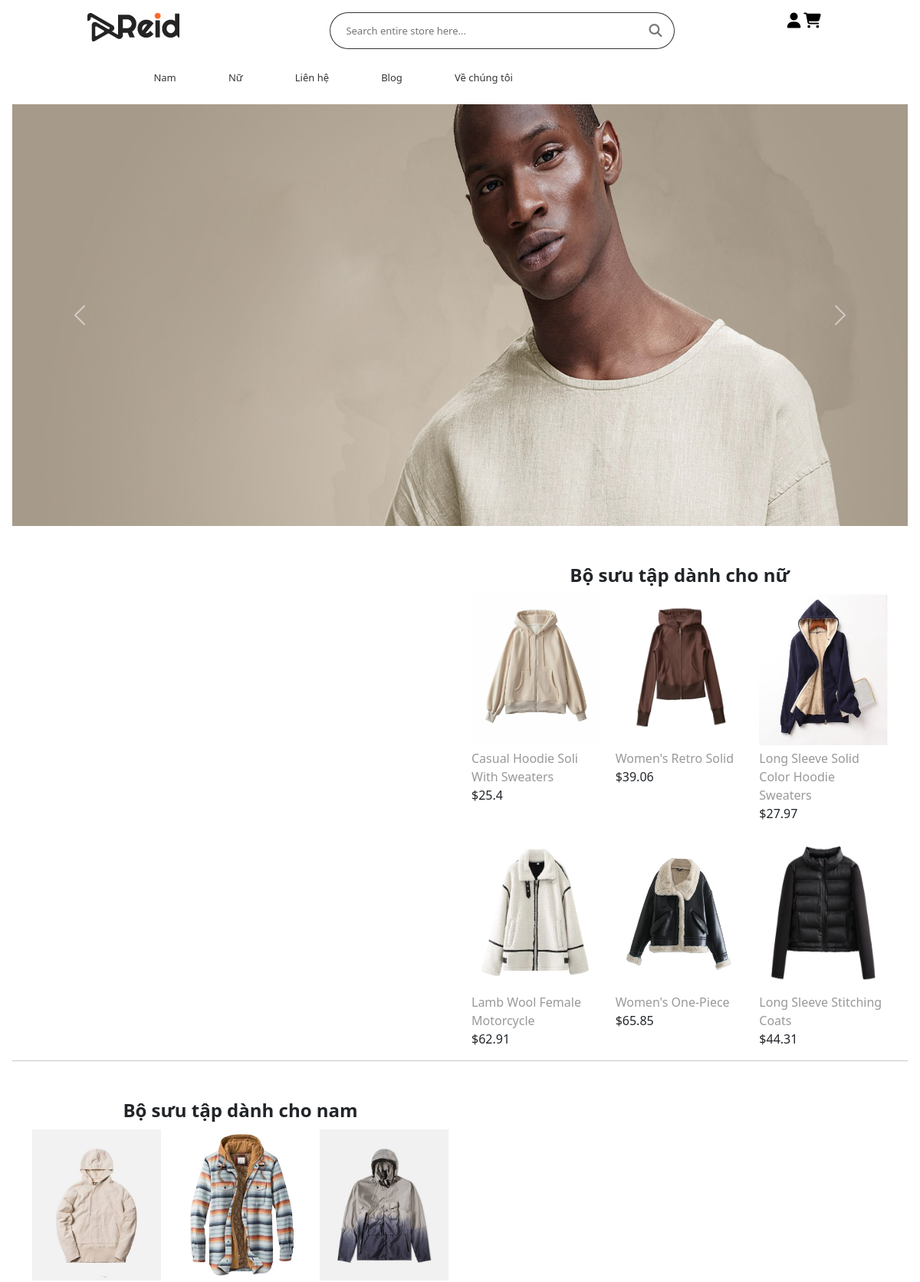
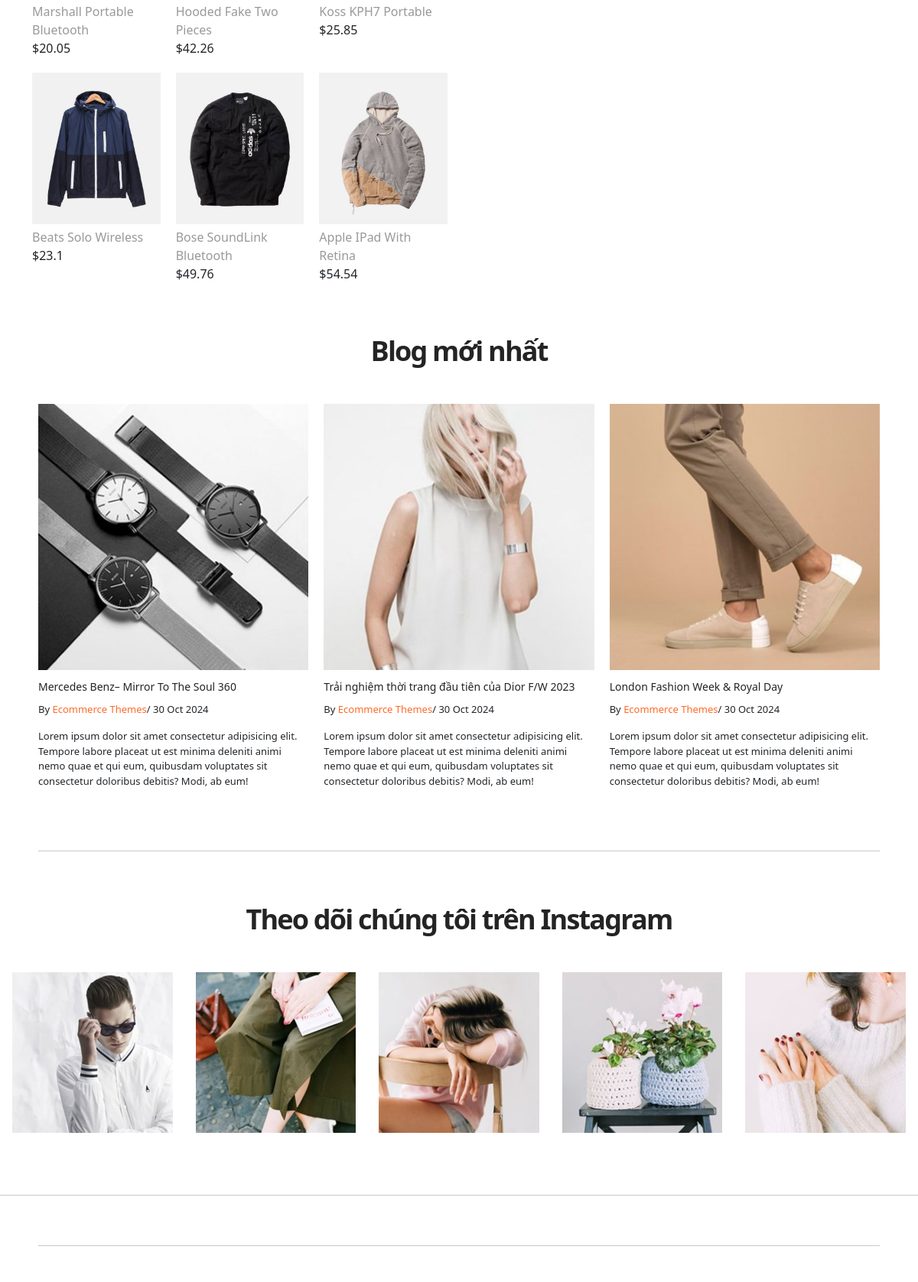
The app's page /view/index.php (upper part) with its own data (2 pictures, top to bottom).
### tables this page shows
CREATE TABLE `products` (
  `product_id` int(11) NOT NULL,
  `product_name` varchar(255) NOT NULL,
  `price` float NOT NULL,
  `image` varchar(50) NOT NULL,
  `description` varchar(255) NOT NULL,
  `quantitys` int(11) DEFAULT NULL,
  `cate_id` int(11) NOT NULL,
  `luotxem` int(11) DEFAULT NULL
);

CREATE TABLE `blog` (
  `blog_id` int(11) NOT NULL,
  `image` varchar(255) NOT NULL,
  `tittle` varchar(255) NOT NULL,
  `content` varchar(255) NOT NULL,
  `create_at` varchar(50) NOT NULL,
  `author` varchar(255) NOT NULL
);

### model/pdo.php (called while the page is built, shortened)
<?php
function pdo_get_connection()
{
    $servername = "mysql:host=localhost;dbname=duan1;charset=utf8";
    $username = "root";
    $password = "";
    $conn = new PDO($servername, $username, $password);
    $conn->setAttribute(PDO::ATTR_ERRMODE, PDO::ERRMODE_EXCEPTION);
    return $conn;
}
function pdo_query($sql)
{
    $sql_args = array_slice(func_get_args(), 1);
    try {
        $conn = pdo_get_connection();
        $stmt = $conn->prepare($sql);
        $stmt->execute($sql_args);
        $rows = $stmt->fetchAll();
        return $rows;
    } catch (PDOException $e) {
        throw $e;
    } finally {
        unset($conn);
    }
}

### model/sanpham.php (called while the page is built, shortened)
<?php
function load_sp_homenam(){
    $sql="SELECT * FROM `products` WHERE cate_id = 1 limit 0,6";
    $sp = pdo_query($sql);
    return $sp;
}
function load_sp_homenu(){
    $sql="SELECT * FROM `products` WHERE cate_id = 2 limit 0,6";
    $sp = pdo_query($sql);
    return $sp;
}
function load_blog_home(){
    $sql="SELECT * FROM `blog` WHERE 1";
    $sp = pdo_query($sql);
    return $sp;
}
function load_sp_home(){
    $sql="SELECT * FROM `products` WHERE 1 limit 0,6";
    $sp = pdo_query($sql);
    return $sp;
}
?>

### view/home.php (the view, shortened to what this page needs)
<main>
    <div class="banner">
        <div id="carouselExample" class="carousel slide">
            <div class="carousel-inner">
                <div class="carousel-item active">
                <img src="../image/slide1.jpg" class="d-block w-100" alt="..." >
                </div>
            </div>
            <button class="carousel-control-prev" type="button" data-bs-target="#carouselExample" data-bs-slide="prev">
                <span class="carousel-control-prev-icon" aria-hidden="true"></span>
            </button>
            <button class="carousel-control-next" type="button" data-bs-target="#carouselExample" data-bs-slide="next">
                <span class="carousel-control-next-icon" aria-hidden="true"></span>
            </button>
        </div>
    </div>
    <div class="container" style="margin-top:50px" >
        <div class="box-main">
        </div>
        <div class="box-phu">
            <h4 style="text-alight:center;">Bộ sưu tập dành cho nữ</h4>
            <div class="pro">
                <?php
                    foreach($spnewnu as $sp){
                ?>
                    <div class="product">
                        <img src="../image/<?= $sp['image']?>" alt="">
                        <a href="index.php?act=chitietsanpham&product_id=<?php echo $sp['product_id']?>"><?= $sp["product_name"]?></a><br>
                        <span>$<?= $sp['price']?></span>
                    </div>
                <?php
                    }
                ?>
            </div>
        </div>
    </div>
    <hr>
    <div class="container" style="margin-top:50px" >
        <div class="box-phu">
            <h4 style="text-alight:center;">Bộ sưu tập dành cho nam</h4>
            <div class="pro">
                <?php
                    foreach($spnewnam as $sp){
                ?>
                    <div class="product">
                        <img src="../image/<?= $sp['image']?>" alt="">
                        <a href="index.php?act=chitietsanpham&product_id=<?php echo $sp['product_id']?>"><?= $sp["product_name"]?></a><br>
                        <span>$<?= $sp['price']?></span>
                    </div>
                <?php
                    }
                ?>
            </div>
        </div>
        <div class="box-main">
        </div>
    </div>
    <div class="blog">
        <h2>Blog mới nhất</h2>
        <div class="blog-main">
            <?php
                foreach ($blog as $key) {
            ?>
                <div class="blog-detail">
                    <img src="../image/blog/<?php echo $key['image']?>" alt="">
                    <h3>
                        <a href="#"><?php echo $key['tittle']?></a>
                    </h3>
                    <p>By <span class="themes"><?php echo $key['author']?></span>/ <?php echo $key['create_at']?></p>
                    <p><?php echo $key['content']?></p>
                </div>
            <?php
                }
            ?>
        </div>
    </div>
    <hr style="max-width:1100px; margin:0 auto; margin-top:65px;margin-bottom:50px">
    <div class="ins">
        <h2>Theo dõi chúng tôi trên Instagram</h2>
        <div class="box-ins">
            <div class="ins-detail">
                <img src="../image/about/ins1.png" alt="">
            </div>
            <div class="ins-detail">
                <img src="../image/about/ins2.png" alt="">
            </div>
            <div class="ins-detail">
                <img src="../image/about/ins3.png" alt="">
            </div>
            <div class="ins-detail">
                <img src="../image/about/ins4.png" alt="">
            </div>
            <div class="ins-detail">
                <img src="../image/about/ins5.png" alt="">
            </div>
        </div>
    </div>
</main>
<hr style="max-width:1400px; margin:0 auto; margin-top:65px;margin-bottom:50px">
<hr style="max-width:1100px; margin:0 auto; margin-top:65px;margin-bottom:50px">

### css/style.css (style rules this page uses)
body { margin: 0; padding: 0; font-family: Arial, sans-serif; }
main { padding: 1rem; }
.banner img { width: 100%; height: 550px; }
h2 { text-align: center; }
.container { max-width: 1300px; margin: 0 auto; display: grid; grid-template-columns: 1fr 1fr; gap: 30px; }
.box-phu h4 { text-align: center; margin-bottom: 10px; font-weight: bold; font-size: 24px; }
.box-phu .pro { display: grid; grid-template-columns: 1fr 1fr 1fr; gap: 20px; }
.box-phu .pro .product img { width: 100%; height: 197.26px; margin-bottom: 5px; }
.box-phu .pro .product a { color: #999999; text-decoration: none; }
.blog-main { max-width: 1100px; margin: 0 auto; display: grid; grid-template-columns: 1fr 1fr 1fr; gap: 20px; }
.blog h2 { font-size: 36px; color: #242424; font-weight: 600; margin-bottom: 50px; line-height: 38px; letter-spacing: -0.05em; margin-top: 70px; }
.blog .blog-main .blog-detail .themes { color: #ff6a28; }
.blog .blog-main .blog-detail p { font-size: 13px; }
.blog .blog-main .blog-detail h3 a { color: #242424; font-size: 14px; text-decoration: none; }
.blog .blog-main .blog-detail img { display: block; width: 100%; }
.ins h2 { font-size: 36px; color: #242424; font-weight: 600; margin-bottom: 50px; line-height: 38px; letter-spacing: -0.05em; margin-top: 70px; }
.box-ins { max-width: 1400px; display: grid; margin: 0 auto; grid-template-columns: 1fr 1fr 1fr 1fr 1fr; gap: 30px; }
.box-ins .ins-detail img { width: 100%; }

### records on screen
products: image (picture), product_name "Casual Hoodie Soli With Sweaters", price "25.4"
products: image (picture), product_name "Women's Retro Solid", price "39.06"
products: image (picture), product_name "Long Sleeve Solid Color Hoodie Sweaters", price "27.97"
products: image (picture), product_name "Lamb Wool Female Motorcycle", price "62.91"
products: image (picture), product_name "Women's One-Piece", price "65.85"
products: image (picture), product_name "Long Sleeve Stitching Coats", price "44.31"
products: image (picture), product_name "Marshall Portable Bluetooth", price "20.05"
products: image (picture), product_name "Hooded Fake Two Pieces", price "42.26"
products: image (picture), product_name "Koss KPH7 Portable", price "25.85"
products: image (picture), product_name "Beats Solo Wireless", price "23.1"
products: image (picture), product_name "Bose SoundLink Bluetooth", price "49.76"
products: image (picture), product_name "Apple IPad With Retina", price "54.54"
blog: image (picture), tittle "Mercedes Benz– Mirror To The Soul 360", author "Ecommerce Themes", create_at "30 Oct 2024", content "Lorem ipsum dolor sit amet consectetur adipisicing elit. Tempore labore placeat ut est minima deleniti animi nemo quae et qui eum, quibusdam voluptates sit consectetur doloribus debitis? Modi, ab eum!"
blog: image (picture), tittle "Trải nghiệm thời trang đầu tiên của Dior F/W 2023", author "Ecommerce Themes", create_at "30 Oct 2024", content "Lorem ipsum dolor sit amet consectetur adipisicing elit. Tempore labore placeat ut est minima deleniti animi nemo quae et qui eum, quibusdam voluptates sit consectetur doloribus debitis? Modi, ab eum!"
blog: image (picture), tittle "London Fashion Week & Royal Day", author "Ecommerce Themes", create_at "30 Oct 2024", content "Lorem ipsum dolor sit amet consectetur adipisicing elit. Tempore labore placeat ut est minima deleniti animi nemo quae et qui eum, quibusdam voluptates sit consectetur doloribus debitis? Modi, ab eum!"
